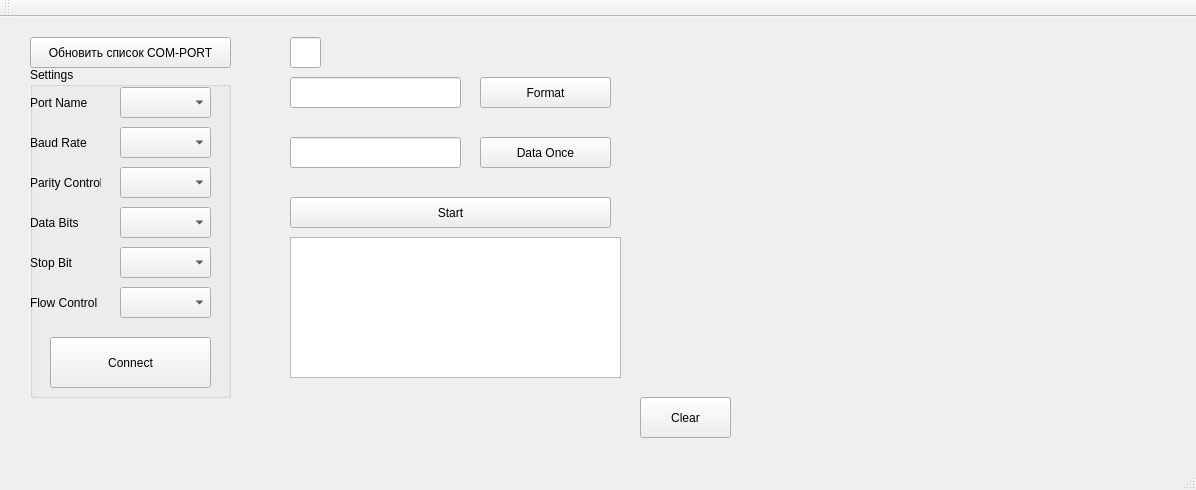
<?xml version="1.0" encoding="UTF-8"?>
<ui version="4.0">
 <class>MainWindow</class>
 <widget class="QMainWindow" name="MainWindow">
  <property name="geometry">
   <rect>
    <x>0</x>
    <y>0</y>
    <width>1196</width>
    <height>490</height>
   </rect>
  </property>
  <property name="windowTitle">
   <string>MainWindow</string>
  </property>
  <widget class="QWidget" name="centralWidget">
   <widget class="QPushButton" name="pushButton_Format">
    <property name="geometry">
     <rect>
      <x>480</x>
      <y>60</y>
      <width>131</width>
      <height>31</height>
     </rect>
    </property>
    <property name="text">
     <string>Format</string>
    </property>
   </widget>
   <widget class="QPushButton" name="pushButton_Data">
    <property name="geometry">
     <rect>
      <x>480</x>
      <y>120</y>
      <width>131</width>
      <height>31</height>
     </rect>
    </property>
    <property name="text">
     <string>Data Once</string>
    </property>
   </widget>
   <widget class="QLineEdit" name="lineEdit_Format">
    <property name="geometry">
     <rect>
      <x>290</x>
      <y>60</y>
      <width>171</width>
      <height>31</height>
     </rect>
    </property>
    <property name="text">
     <string/>
    </property>
   </widget>
   <widget class="QLineEdit" name="lineEdit_Data">
    <property name="geometry">
     <rect>
      <x>290</x>
      <y>120</y>
      <width>171</width>
      <height>31</height>
     </rect>
    </property>
   </widget>
   <widget class="QTextEdit" name="textEdit_Result">
    <property name="geometry">
     <rect>
      <x>290</x>
      <y>220</y>
      <width>331</width>
      <height>141</height>
     </rect>
    </property>
   </widget>
   <widget class="QLineEdit" name="lineEdit_separator">
    <property name="geometry">
     <rect>
      <x>290</x>
      <y>20</y>
      <width>31</width>
      <height>31</height>
     </rect>
    </property>
   </widget>
   <widget class="QCustomPlot" name="CustomPlot" native="true">
    <property name="geometry">
     <rect>
      <x>640</x>
      <y>0</y>
      <width>511</width>
      <height>381</height>
     </rect>
    </property>
   </widget>
   <widget class="QGroupBox" name="groupBox">
    <property name="geometry">
     <rect>
      <x>30</x>
      <y>50</y>
      <width>201</width>
      <height>331</height>
     </rect>
    </property>
    <property name="title">
     <string>Settings</string>
    </property>
    <widget class="QComboBox" name="comboBox_PortName">
     <property name="geometry">
      <rect>
       <x>90</x>
       <y>20</y>
       <width>91</width>
       <height>31</height>
      </rect>
     </property>
    </widget>
    <widget class="QLabel" name="label">
     <property name="geometry">
      <rect>
       <x>0</x>
       <y>20</y>
       <width>71</width>
       <height>31</height>
      </rect>
     </property>
     <property name="text">
      <string>Port Name</string>
     </property>
    </widget>
    <widget class="QComboBox" name="comboBox_BaudRate">
     <property name="geometry">
      <rect>
       <x>90</x>
       <y>60</y>
       <width>91</width>
       <height>31</height>
      </rect>
     </property>
    </widget>
    <widget class="QLabel" name="label_2">
     <property name="geometry">
      <rect>
       <x>0</x>
       <y>60</y>
       <width>71</width>
       <height>31</height>
      </rect>
     </property>
     <property name="text">
      <string>Baud Rate</string>
     </property>
    </widget>
    <widget class="QComboBox" name="comboBox_StopBit">
     <property name="geometry">
      <rect>
       <x>90</x>
       <y>180</y>
       <width>91</width>
       <height>31</height>
      </rect>
     </property>
    </widget>
    <widget class="QComboBox" name="comboBox_DataBits">
     <property name="geometry">
      <rect>
       <x>90</x>
       <y>140</y>
       <width>91</width>
       <height>31</height>
      </rect>
     </property>
    </widget>
    <widget class="QComboBox" name="comboBox_ParityControl">
     <property name="geometry">
      <rect>
       <x>90</x>
       <y>100</y>
       <width>91</width>
       <height>31</height>
      </rect>
     </property>
    </widget>
    <widget class="QComboBox" name="comboBox_FlowControl">
     <property name="geometry">
      <rect>
       <x>90</x>
       <y>220</y>
       <width>91</width>
       <height>31</height>
      </rect>
     </property>
    </widget>
    <widget class="QLabel" name="label_4">
     <property name="geometry">
      <rect>
       <x>0</x>
       <y>140</y>
       <width>71</width>
       <height>31</height>
      </rect>
     </property>
     <property name="text">
      <string>Data Bits</string>
     </property>
    </widget>
    <widget class="QLabel" name="label_5">
     <property name="geometry">
      <rect>
       <x>0</x>
       <y>100</y>
       <width>71</width>
       <height>31</height>
      </rect>
     </property>
     <property name="text">
      <string>Parity Control</string>
     </property>
    </widget>
    <widget class="QLabel" name="label_6">
     <property name="geometry">
      <rect>
       <x>0</x>
       <y>220</y>
       <width>71</width>
       <height>31</height>
      </rect>
     </property>
     <property name="text">
      <string>Flow Control</string>
     </property>
    </widget>
    <widget class="QLabel" name="label_3">
     <property name="geometry">
      <rect>
       <x>0</x>
       <y>180</y>
       <width>71</width>
       <height>31</height>
      </rect>
     </property>
     <property name="text">
      <string>Stop Bit</string>
     </property>
    </widget>
    <widget class="QPushButton" name="pushButton_Connect">
     <property name="geometry">
      <rect>
       <x>20</x>
       <y>270</y>
       <width>161</width>
       <height>51</height>
      </rect>
     </property>
     <property name="text">
      <string>Connect</string>
     </property>
    </widget>
   </widget>
   <widget class="QPushButton" name="pushButton_Cycle">
    <property name="geometry">
     <rect>
      <x>290</x>
      <y>180</y>
      <width>321</width>
      <height>31</height>
     </rect>
    </property>
    <property name="text">
     <string>Start</string>
    </property>
   </widget>
   <widget class="QPushButton" name="pushButton_Clear">
    <property name="geometry">
     <rect>
      <x>640</x>
      <y>380</y>
      <width>91</width>
      <height>41</height>
     </rect>
    </property>
    <property name="text">
     <string>Clear</string>
    </property>
   </widget>
   <widget class="QPushButton" name="pushButton_update">
    <property name="geometry">
     <rect>
      <x>30</x>
      <y>20</y>
      <width>201</width>
      <height>31</height>
     </rect>
    </property>
    <property name="text">
     <string>Обновить список COM-PORT</string>
    </property>
   </widget>
  </widget>
  <widget class="QMenuBar" name="menuBar">
   <property name="geometry">
    <rect>
     <x>0</x>
     <y>0</y>
     <width>1196</width>
     <height>21</height>
    </rect>
   </property>
  </widget>
  <widget class="QToolBar" name="mainToolBar">
   <attribute name="toolBarArea">
    <enum>TopToolBarArea</enum>
   </attribute>
   <attribute name="toolBarBreak">
    <bool>false</bool>
   </attribute>
  </widget>
  <widget class="QStatusBar" name="statusBar"/>
 </widget>
 <layoutdefault spacing="6" margin="11"/>
 <customwidgets>
  <customwidget>
   <class>QCustomPlot</class>
   <extends>QWidget</extends>
   <header location="global">qcustomplot.h</header>
   <container>1</container>
  </customwidget>
 </customwidgets>
 <resources/>
 <connections/>
</ui>
